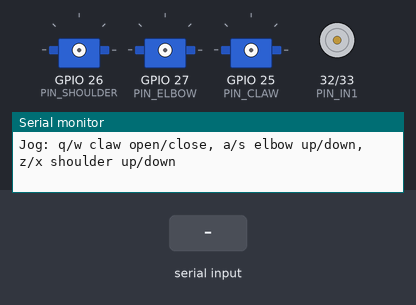
Simulated run of this sketch. Board: ESP32. Shown: 3 × servo, motor-driver pin pairs drawn as motors (green arrow = first pin HIGH = forward, orange = second pin HIGH = backward, longer = more drive, scaled by the enable pin), the last lines printed to the serial monitor. The test bench sets the inputs (shaded band).

Above: at 1.2 s.
1.3 s: "1" received over Serial
At 2.36 s:
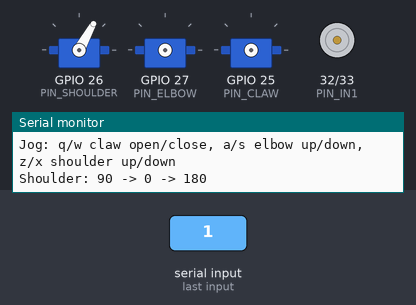
7.3 s: "2" received over Serial
10.3 s: "3" received over Serial
At 12.95 s:
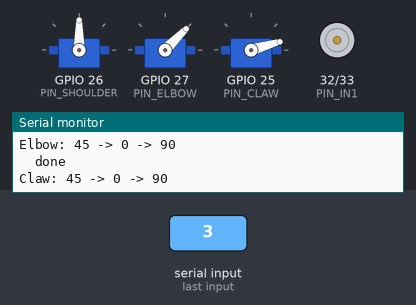
13.3 s: "4" received over Serial
At 17.2 s:
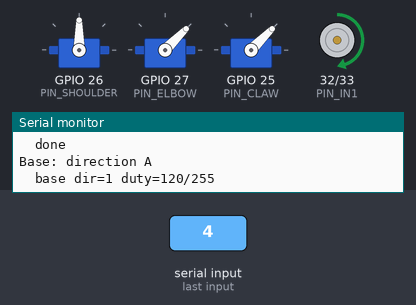
21.9 s: "5" received over Serial
Timing chart, 0 to 28.8 s (numbered marks = the images above; inputs shaded):
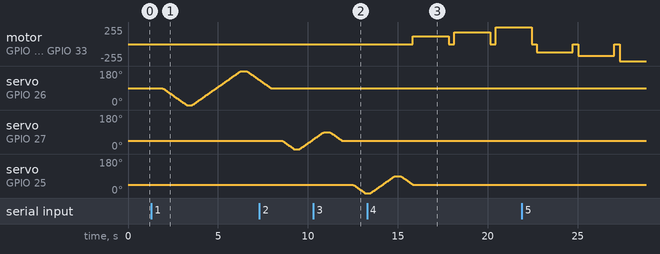

Measured:
- after the input at 10.3 s, servo on GPIO 25 (PIN_CLAW): moves from 45° to 0° over 0.66 s, starting after 2.2 s
- after the input at 13.3 s, motor on GPIO 32 (PIN_IN1) / GPIO 33 (PIN_IN2): stopped → forward 120/255 after 2.5 s, → stopped 2.0 s later, → forward 179/255 0.30 s later, → stopped 2.0 s later, … (5 changes in this stretch)
- by itself, servo on GPIO 27 (PIN_ELBOW): rises from 49° to 90° in 0.60 s, then falls to 45° in 0.97 s

The sketch:

motor_test.ino
```cpp
/*
 * Individual motor test for the 3-axis robot arm (ESP32)
 *
 * Open Serial Monitor at 115200 baud, line ending "No line ending" or "Newline",
 * and send one character at a time:
 *
 *   1  shoulder servo sweep
 *   2  elbow servo sweep
 *   3  claw servo open/close
 *   4  base motor clockwise      (ramps through 3 speeds, 2 s each)
 *   5  base motor counter-clockwise
 *   6  base motor full speed 3 s (checks the driver/supply, ignores PWM)
 *   0  stop everything
 *
 * Manual jog (5 deg per key press, send repeatedly):
 *   q / w  claw open / close        a / s  elbow up / down
 *   z / x  shoulder up / down
 *
 * Nothing moves until you send a command. Pins match arm_controller.ino.
 */

#include <ESP32Servo.h>

const int PIN_SHOULDER = 26;
const int PIN_ELBOW    = 27;
const int PIN_CLAW     = 25;
const int PIN_IN1 = 32;
const int PIN_IN2 = 33;
const int PIN_ENA = 14;

Servo shoulder, elbow, claw;

const int JOG_STEP = 5;
int shoulderAng = 90, elbowAng = 45, clawAng = 45;

// Attach on first use, move by delta within [lo, hi], print the new angle
void jog(Servo& s, int pin, const char* name, int& ang, int delta, int lo, int hi) {
  if (!s.attached()) s.attach(pin, 500, 2400);
  ang = constrain(ang + delta, lo, hi);
  s.write(ang);
  Serial.printf("%s -> %d deg%s\n", name, ang, (ang == lo || ang == hi) ? " (limit)" : "");
}

void motorPwm(int duty) {
#if ESP_ARDUINO_VERSION_MAJOR >= 3
  ledcWrite(PIN_ENA, duty);
#else
  ledcWrite(8, duty);
#endif
}

void baseStop() {
  digitalWrite(PIN_IN1, LOW);
  digitalWrite(PIN_IN2, LOW);
  motorPwm(0);
}

void baseRun(int dir, int duty, unsigned long ms) {
  digitalWrite(PIN_IN1, dir > 0 ? HIGH : LOW);
  digitalWrite(PIN_IN2, dir > 0 ? LOW : HIGH);
  motorPwm(duty);
  Serial.printf("  base dir=%d duty=%d/255\n", dir, duty);
  delay(ms);
  baseStop();
  delay(300);
}

// Slow sweep so you can see/hear exactly where it stalls or jitters
void sweep(Servo& s, const char* name, int lo, int hi) {
  Serial.printf("%s: %d -> %d -> %d\n", name, (lo + hi) / 2, lo, hi);
  s.write((lo + hi) / 2); delay(600);
  for (int a = (lo + hi) / 2; a >= lo; a--) { s.write(a); delay(15); }
  delay(300);
  for (int a = lo; a <= hi; a++)            { s.write(a); delay(15); }
  delay(300);
  for (int a = hi; a >= (lo + hi) / 2; a--) { s.write(a); delay(15); }
  Serial.println("  done");
}

void setup() {
  Serial.begin(115200);
  pinMode(PIN_IN1, OUTPUT);
  pinMode(PIN_IN2, OUTPUT);
#if ESP_ARDUINO_VERSION_MAJOR >= 3
  ledcAttach(PIN_ENA, 1000, 8);
#else
  ledcSetup(8, 1000, 8);
  ledcAttachPin(PIN_ENA, 8);
#endif
  baseStop();

  ESP32PWM::allocateTimer(0);
  ESP32PWM::allocateTimer(1);
  ESP32PWM::allocateTimer(2);
  shoulder.setPeriodHertz(50);
  elbow.setPeriodHertz(50);
  claw.setPeriodHertz(50);
  // Servos are attached only when tested, so idle servos don't twitch/draw current.

  Serial.println("\nMotor test ready. 1=shoulder 2=elbow 3=claw 4=base CW 5=base CCW 6=base full 0=stop");
  Serial.println("Jog: q/w claw open/close, a/s elbow up/down, z/x shoulder up/down");
}

void loop() {
  if (!Serial.available()) return;
  char c = Serial.read();
  switch (c) {
    case '1':
      shoulder.attach(PIN_SHOULDER, 500, 2400);
      sweep(shoulder, "Shoulder", 0, 180); shoulderAng = 90;
      shoulder.detach();
      break;
    case '2':
      elbow.attach(PIN_ELBOW, 500, 2400);
      sweep(elbow, "Elbow", 0, 90); elbowAng = 45;
      elbow.detach();
      break;
    case '3':
      claw.attach(PIN_CLAW, 500, 2400);
      sweep(claw, "Claw", 0, 90); clawAng = 45;
      claw.detach();
      break;
    case '4':
    case '5': {
      int dir = (c == '4') ? 1 : -1;
      Serial.println(dir > 0 ? "Base: direction A" : "Base: direction B");
      baseRun(dir, 120, 2000);
      baseRun(dir, 180, 2000);
      baseRun(dir, 255, 2000);
      Serial.println("  done");
      break;
    }
    case '6':
      Serial.println("Base: full speed 3 s (ENA pin driven HIGH, no PWM)");
      motorPwm(0);
#if ESP_ARDUINO_VERSION_MAJOR >= 3
      ledcDetach(PIN_ENA);
#else
      ledcDetachPin(PIN_ENA);
#endif
      pinMode(PIN_ENA, OUTPUT);
      digitalWrite(PIN_ENA, HIGH);
      digitalWrite(PIN_IN1, HIGH);
      digitalWrite(PIN_IN2, LOW);
      delay(3000);
      baseStop();
      digitalWrite(PIN_ENA, LOW);
#if ESP_ARDUINO_VERSION_MAJOR >= 3
      ledcAttach(PIN_ENA, 1000, 8);
#else
      ledcAttachPin(PIN_ENA, 8);
#endif
      Serial.println("  done");
      break;
    case 'q': jog(claw, PIN_CLAW, "Claw open", clawAng, JOG_STEP, 0, 90); break;
    case 'w': jog(claw, PIN_CLAW, "Claw close", clawAng, -JOG_STEP, 0, 90); break;
    case 'a': jog(elbow, PIN_ELBOW, "Elbow up", elbowAng, JOG_STEP, 0, 90); break;
    case 's': jog(elbow, PIN_ELBOW, "Elbow down", elbowAng, -JOG_STEP, 0, 90); break;
    case 'z': jog(shoulder, PIN_SHOULDER, "Shoulder up", shoulderAng, JOG_STEP, 0, 180); break;
    case 'x': jog(shoulder, PIN_SHOULDER, "Shoulder down", shoulderAng, -JOG_STEP, 0, 180); break;
    case '0':
      baseStop();
      shoulder.detach(); elbow.detach(); claw.detach();
      Serial.println("All stopped");
      break;
    default:
      break;   // ignore newline etc.
  }
}
```
